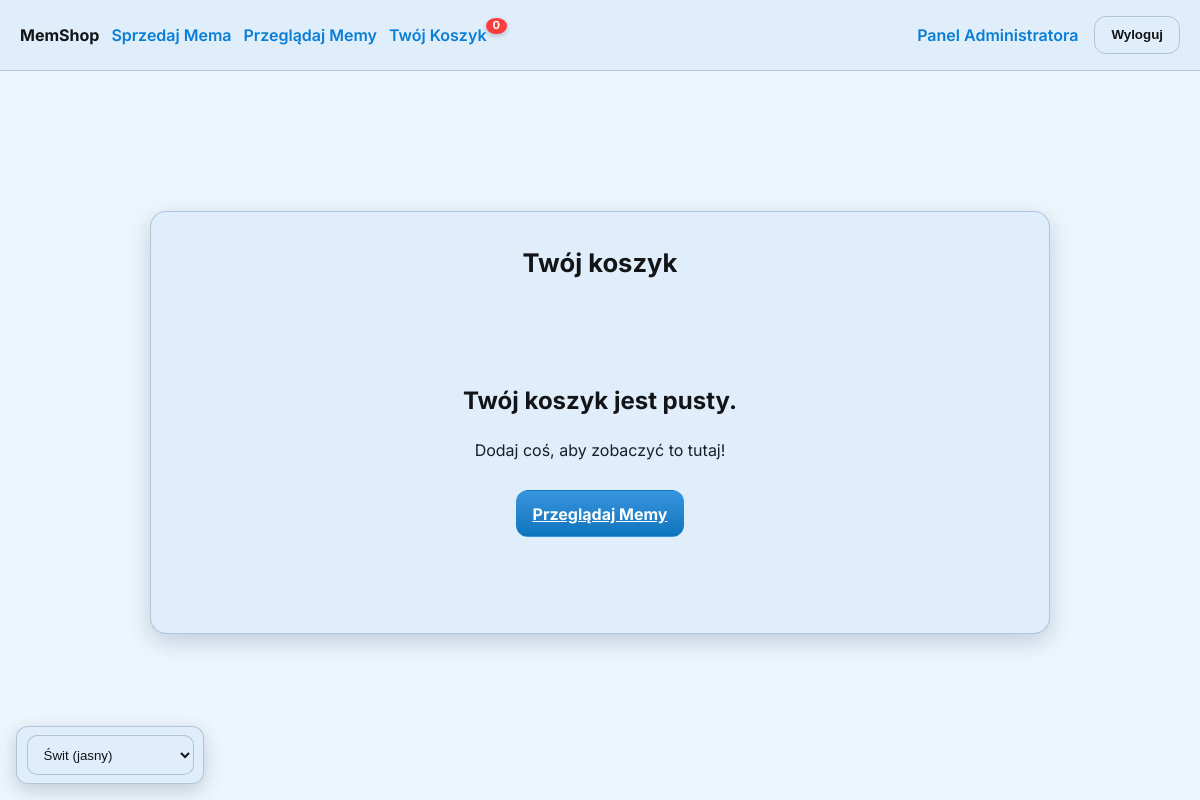
The page /cart/ (signed in) on the database as committed earlier.
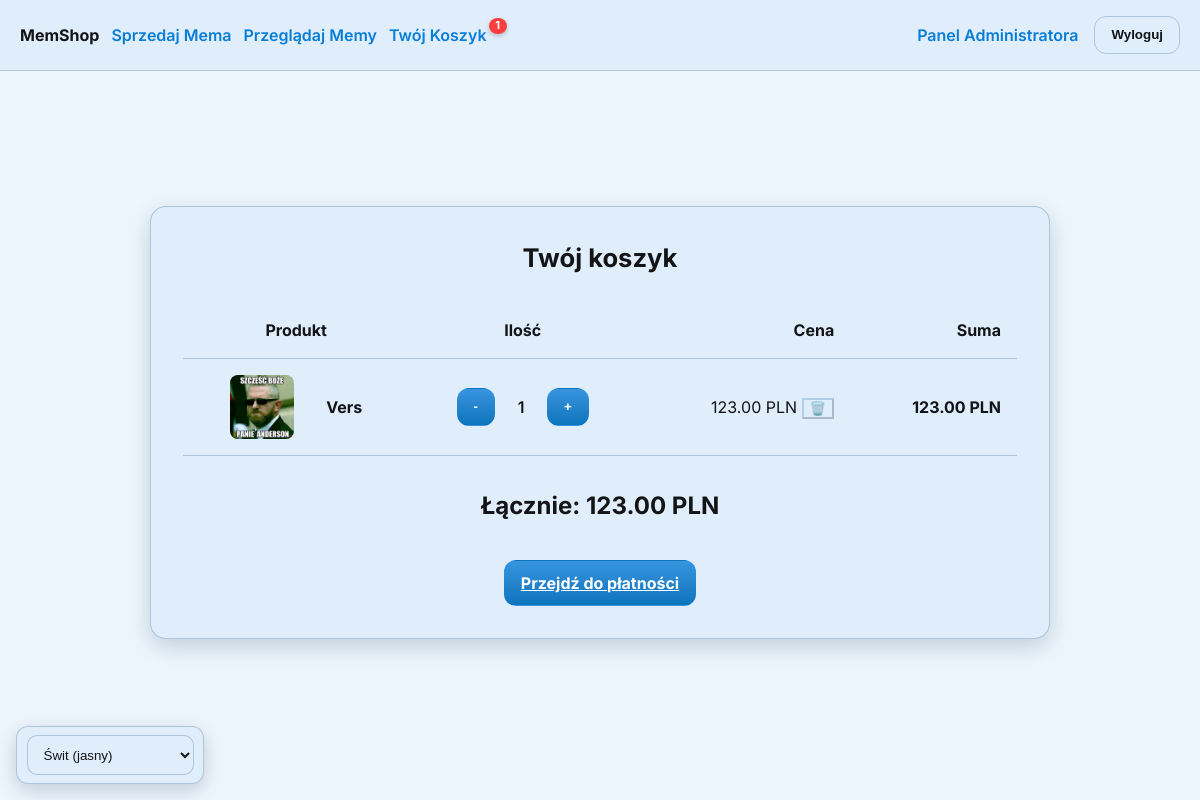
The same page on the database as committed later.
### shop/models.py (models this page shows, shortened)
class CartItem(models.Model):
    cart = models.ForeignKey(Cart, on_delete=models.CASCADE, related_name='items')
    product = models.ForeignKey(Product, on_delete=models.CASCADE)
    quantity = models.PositiveIntegerField(default=1)
    @property
    def total_price(self):
        return self.quantity * self.product.price

class Product(models.Model):
    image = models.ImageField(upload_to='products/', verbose_name='Obraz', null=True, blank=True)
    TARGET_WIDTH = 600
    TARGET_HEIGHT = 600
    category = models.ForeignKey(Category, on_delete=models.PROTECT, related_name='products', verbose_name='Kategoria')
    author = models.ForeignKey(User, on_delete=models.CASCADE, verbose_name='Autor')
    name = models.CharField(max_length=200, verbose_name='Nazwa')
    description = models.TextField(verbose_name='Opis (obsługuje HTML)', blank=True)
    price = models.DecimalField(max_digits=10, decimal_places=2, verbose_name='Cena')
    image = models.ImageField(upload_to='products/', verbose_name='Obraz', null=True, blank=True)
    stock = models.PositiveIntegerField(default=1, verbose_name='Stan magazynowy')
    is_approved = models.BooleanField(default=False, verbose_name='Zatwierdzony')
    is_hidden = models.BooleanField(default=False, verbose_name="Ukryty")
    created_at = models.DateTimeField(auto_now_add=True)
    hidden_by_admin = models.BooleanField(default=False, verbose_name="Ukryty przez administratora")
    updated_at = models.DateTimeField(auto_now=True)

class Cart(models.Model):
    user = models.OneToOneField(User, on_delete=models.CASCADE, related_name='cart')
    created_at = models.DateTimeField(auto_now_add=True)
    @property
    def total_price(self):
        return sum(item.total_price for item in self.items.all())

### shop/views.py (the view)
# urls.py: path('cart/', views.cart_view, name='cart'),
@login_required
def cart_view(request):
    cart = get_object_or_404(Cart, user=request.user)
    return render(request, 'cart.html', {'cart': cart})

### shop/context_processors.py (called while the page is built)
def cart_item_count(request):
    if request.user.is_authenticated:
        try:
            cart = request.user.cart
            count = sum(item.quantity for item in cart.items.all())
            return {'cart_item_count': count if count <= 9 else '9+'}
        except Cart.DoesNotExist:
            return {'cart_item_count': 0}
    return {'cart_item_count': 0}

### shop/templates/cart.html (shortened to what this page needs)
{% extends "base.html" %}
{% load static %}
{% block extra_css %}
<link rel="stylesheet" href="{% static 'css/cart.css' %}">
{% endblock %}
{% block content %}
<div class="cart-container">
    <div class="cart-card">
        <h1 class="card-title">Twój koszyk</h1>
        {% if cart.items.all %}
            <div class="table-responsive">
                <table class="cart-table">
                    <thead>
                        <tr>
                            <th>Produkt</th>
                            <th style="text-align: center;">Ilość</th>
                            <th style="text-align: right;">Cena</th>
                            <th style="text-align: right;">Suma</th>
                        </tr>
                    </thead>
                    <tbody>
                        {% for item in cart.items.all %}
                        <tr>
                            <td>
                                <div class="product-cell">
                                    {% if item.product.image %}
                                        <img src="{{ item.product.image.url }}" alt="{{ item.product.name }}" style="width:64px; height:64px; border-radius: 8px; margin-right: 1rem;">
                                    {% else %}
                                        <div style="width:64px; height:64px; background-color: var(--border); border-radius: 8px; margin-right: 1rem;"></div>
                                    {% endif %}
                                    <div>
                                        <strong>{{ item.product.name }}</strong>
                                    </div>
                                </div>
                            </td>
                            <td style="text-align: center;">
                                <div class="quantity-control">
                                    <form action="{% url 'cart_subtract' item.id %}" method="post" style="display:inline;">
                                        <button type="submit" class="btn btn-primary decrement">-</button>
                                    </form>
                                    <span style="margin: 0 .5rem;">{{ item.quantity }}</span>
                                    <form action="{% url 'cart_add' item.id %}" method="post" style="display:inline;">
                                        <button type="submit" class="btn btn-primary increment">+</button>
                                    </form>
                                </div>
                            </td>
                            <td style="text-align: right;">
                                {{ item.product.price }} PLN
                                <form action="{% url 'cart_remove' item.id %}" method="post" style="display:inline;">
                                    <button type="submit" class="btn-ghost" title="Usuń produkt">🗑️</button>
                                </form>
                            </td>
                            <td style="text-align: right;"><strong>{{ item.total_price }} PLN</strong></td>
                        </tr>
                        {% endfor %}
                    </tbody>
                </table>
            </div>
            <div class="cart-summary">
                <h2>Łącznie: {{ cart.total_price }} PLN</h2>
                <a href="{% url 'create_order' %}" class="btn btn-primary">Przejdź do płatności</a>
            </div>
        {% else %}
            <div class="empty-cart">
                <h2>Twój koszyk jest pusty.</h2>
                <p class="muted">Dodaj coś, aby zobaczyć to tutaj!</p>
                <a href="{% url 'browse_products' %}" class="btn btn-primary mt-sm">Przeglądaj Memy</a>
            </div>
        {% endif %}
    </div>
</div>
{% endblock %}

Rows that differ between the two databases and show on the page:
added CartItem: product.image (picture), product.name "Vers", quantity "1", product.price "123.00", total_price "123.00"
now on this page (row unchanged): Cart: total_price "123.00"
Other text that changed with them:
{{ cart_item_count }}: "0" → "1"
text no longer shown: "Twój koszyk jest pusty. Dodaj coś, aby zobaczyć to tutaj! Przeglądaj Memy"
text now shown: "Produkt Ilość Cena Suma Łącznie: PLN Przejdź do płatności"
